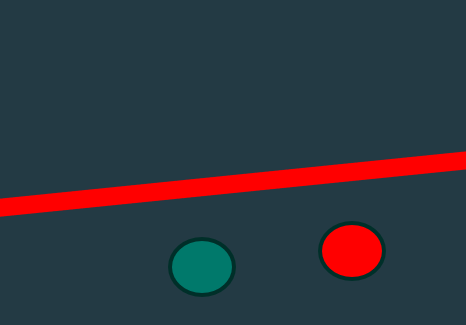
#> input picture assets/Task1/Red (4).png, 466 x 325 px
$ jupyter execute --allow-errors Tasks_3.ipynb
#> lines starting #> are read from the running program, lines starting #| are printed output that depends on the picture; after the words box and inside, x2 and y2 are one past the last pixel; in counts of white or black regions, pixels touching at a corner belong together
# Session 3 Tasks

[cell 1]
# Prequisites
import numpy as np
import matplotlib.pyplot as plt
import cv2

## Task 1

Testing line detection (No need to run)

[cell 2]
# Show result of hough transforms on images
# apply hough transform to image shapes.jpg
img = cv2.imread('./assets/Task1/Red (4).png')
#> img is the input picture: shape (325, 466, 3); mean B, G, R 63.5, 54.7, 49.9
img=cv2.GaussianBlur(img,(3,3),100)
# plt.imshow(cv2.cvtColor(img, cv2.COLOR_RGB2BGR))
# plt.show()

# Convert to grayscale
gray = cv2.cvtColor(img, cv2.COLOR_BGR2GRAY)
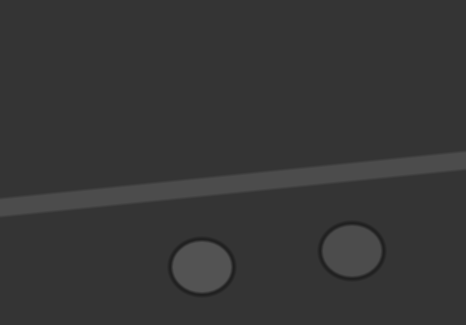
#> gray: shape (325, 466); min 32, max 83, mean 54
# Apply one shot filter
canny = cv2.Canny(gray, 2, 70)
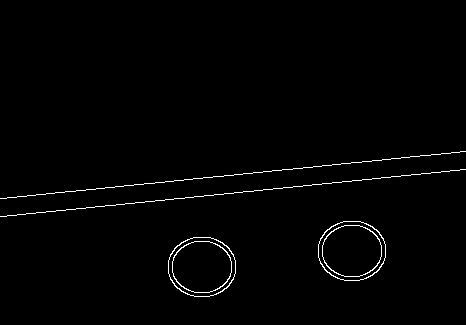
#> canny: shape (325, 466); 1.2% white in thin lines or dots, all inside (x1, y1, x2, y2) = (0, 151, 466, 297)
# Show image
# plt.imshow(canny, cmap='gray')
# plt.show()
# Apply hough transform
lines = cv2.HoughLinesP(canny, 1, np.pi/180,7,minLineLength=5,maxLineGap=10)
#> lines = 94 rows, first 6: [133, 185, 465, 151], [134, 203, 465, 169], [2, 216, 362, 179], [0, 198, 303, 167], [323, 234, 357, 221], [335, 277, 373, 274]
# lines = cv2.HoughLines(canny, 1, np.pi/180, 100)
# print(lines.shape)
# Draw lines on blank image
blank = np.zeros((323,470, 3), int)
#> (the rest of this cell did not finish here and is left out)

Task

[cell 3]
# Read Image
img = cv2.imread('./assets/Task1/Red (6).png')
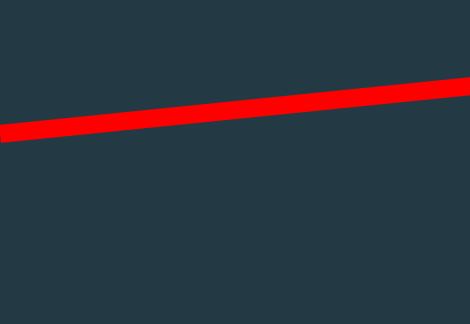
#> input picture assets/Task1/Red (6).png, 470 x 324 px
#> img is the input picture: shape (324, 470, 3); mean B, G, R 64.2, 54.8, 47.3
img=cv2.GaussianBlur(img,(3,3),100)
plt.imshow(cv2.cvtColor(img, cv2.COLOR_RGB2BGR))
plt.show()

# Threshold the Red color in image
lowcolor = (0,0,200)
highcolor = (50,50,255)
thresh = cv2.inRange(img, lowcolor, highcolor)
#> thresh: shape (324, 470); 5.1% white; 1 white region, box (x1, y1, x2, y2) and area: (0, 78, 470, 142) 7806

# Apply one shot filter
canny = cv2.Canny(thresh, 2, 70)
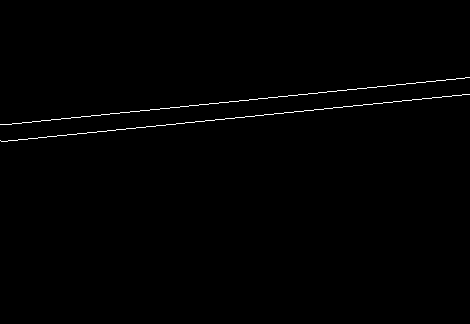
#> canny: shape (324, 470); 0.62% white in thin lines or dots, all inside (x1, y1, x2, y2) = (0, 77, 470, 142)
# Show image
plt.imshow(canny, cmap='gray')
plt.show()

 # Draw lines on blank image
blank = np.zeros(img.shape, int)

# Apply hough transform
lines = cv2.HoughLinesP(canny, 1, np.pi/180,7,minLineLength=20,maxLineGap=10)       # Min length 20 so Circles
#> lines = [[56, 136, 464, 94], [11, 124, 467, 77], [287, 96, 469, 77], [2, 124, 239, 100], [6, 141, 78, 133], [1, 141, 29, 138], [411, 100, 467, 94], [55, 136, 136, 127], [121, 129, 148, 126]]
#> (the rest of this cell did not finish here and is left out)

[cell 4]
# Check if line needed if big circles but for now setting min length to 20 solves it

# Get minimum point
if lines is not None:
    reshaped = lines.reshape((-1, 2))
#> reshaped = 18 rows, first 8: [56, 136], [464, 94], [11, 124], [467, 77], [287, 96], [469, 77], [2, 124], [239, 100]
    # Use the sorted indices to sort the original array
    sorted_lines = reshaped[reshaped[:, 1].argsort()]
#> sorted_lines = 18 rows, first 8: [467, 77], [469, 77], [464, 94], [467, 94], [287, 96], [239, 100], [411, 100], [11, 124]
    # print(sorted_lines)
    distance = img.shape[0] - sorted_lines[-1][1]
#> distance = 183
    print("Distance from bottom of image: ", distance)
#| Distance from bottom of image:  183
else:
    print("No border")

## Task 2

[cell 5]
# Read image
path = "./assets/Task2/9B6hJ.jpg"
img = cv2.imread(path, 0)
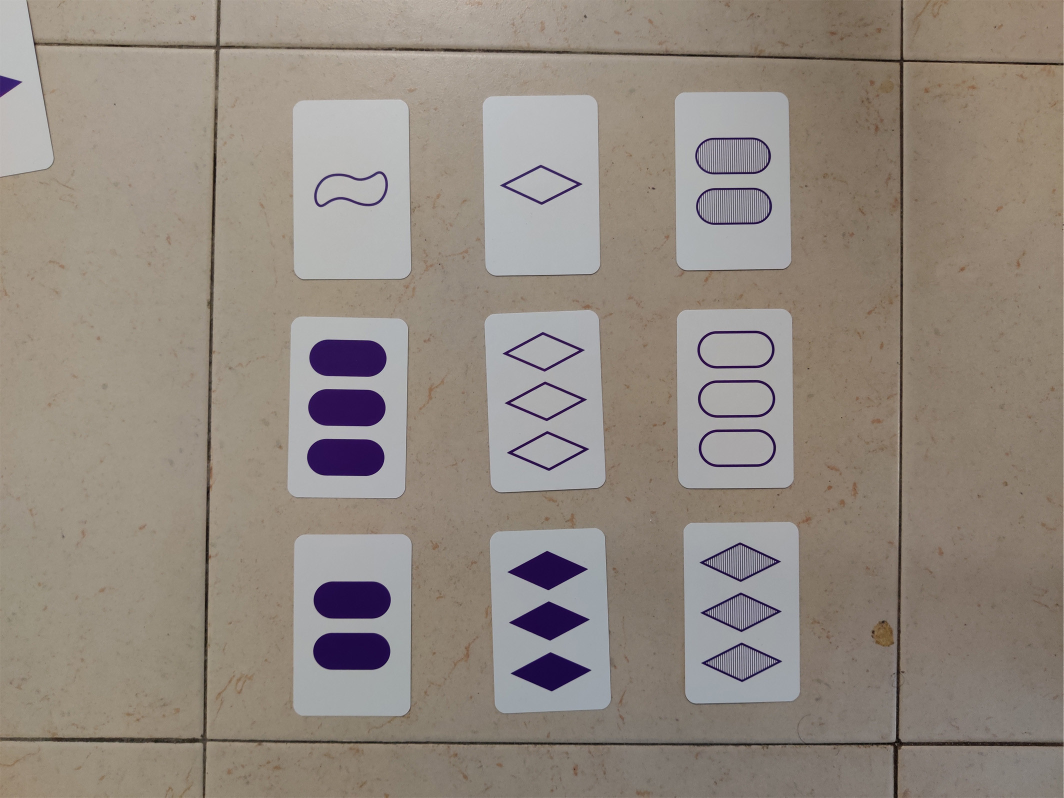
#> input picture assets/Task2/9B6hJ.jpg, 2127 x 1595 px (shown at 1/2 size)
#> img: shape (1595, 2127); min 1, max 206, mean 139
original = cv2.imread(path)
#> original is the input picture: shape (1595, 2127, 3); mean B, G, R 128, 137.1, 146.6

plt.imshow(cv2.cvtColor(original, cv2.COLOR_RGB2BGR))
plt.show()

# Apply one shot filter
# canny = cv2.Canny(img, 80, 160)
blur = cv2.bilateralFilter(img,5,50,50)
canny = cv2.Canny(blur, 50, 200)
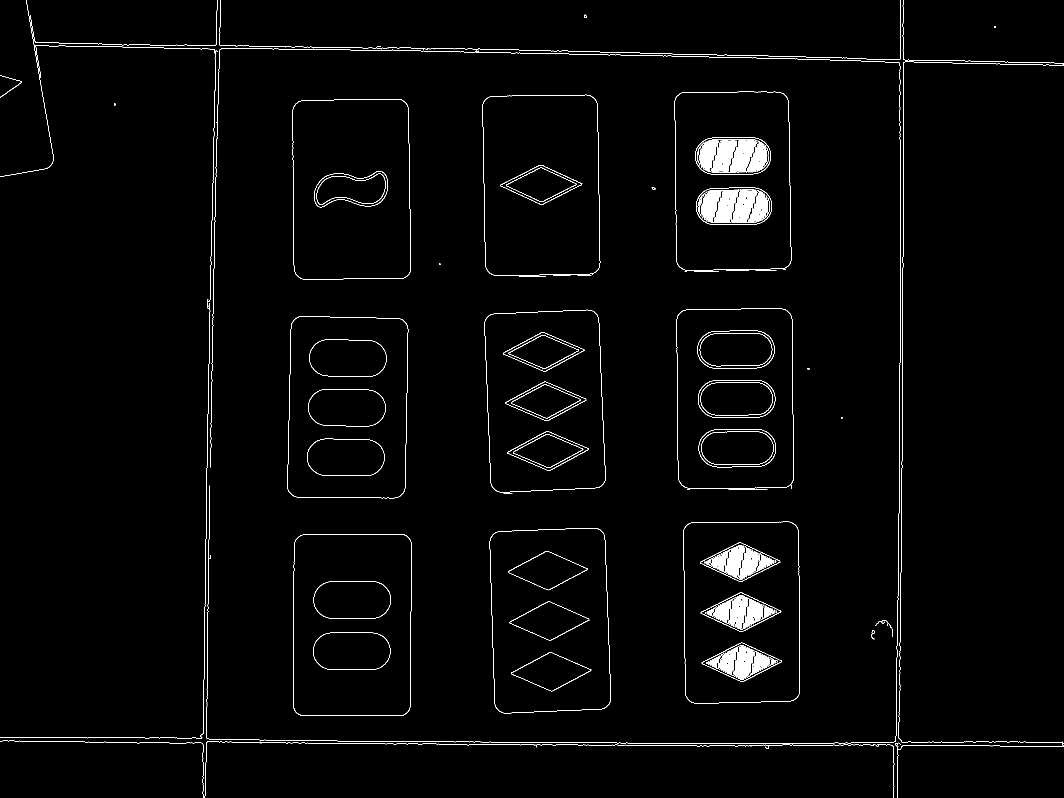
#> canny: shape (1595, 2127) (shown at 1/2 size); 1.6% white in thin lines or dots
# Show image
plt.imshow(canny, cmap='gray')
plt.show()

[cell 6]
# Get contours
contours, hierarchy = cv2.findContours(canny, cv2.RETR_TREE, cv2.CHAIN_APPROX_SIMPLE)
#> contours = 338 contours, 116 with area under 20; largest, box (x1, y1, x2, y2) and area: (586, 1068, 824, 1432) 84750, (586, 1068, 824, 1432) 84711, (574, 632, 817, 997) 84200, (574, 632, 817, 997) 84158, (979, 1056, 1222, 1427) 83698

blank = np.zeros(img.shape)
for contour in contours:
    cont = cv2.approxPolyDP(contour, 0.01* cv2.arcLength(contour, True), True)
    cv2.drawContours(blank, [cont], -1, (255,255,255), 3)
#> this loop made 338 passes
#> cont on passes 2, 3, 8: [[409, 1594], [420, 1482], [1757, 1491], [420, 1482]], [[0, 1482], [402, 1485], [406, 1594], [402, 1485]], [[598, 1072], [589, 1421], [809, 1429], [819, 1077]]
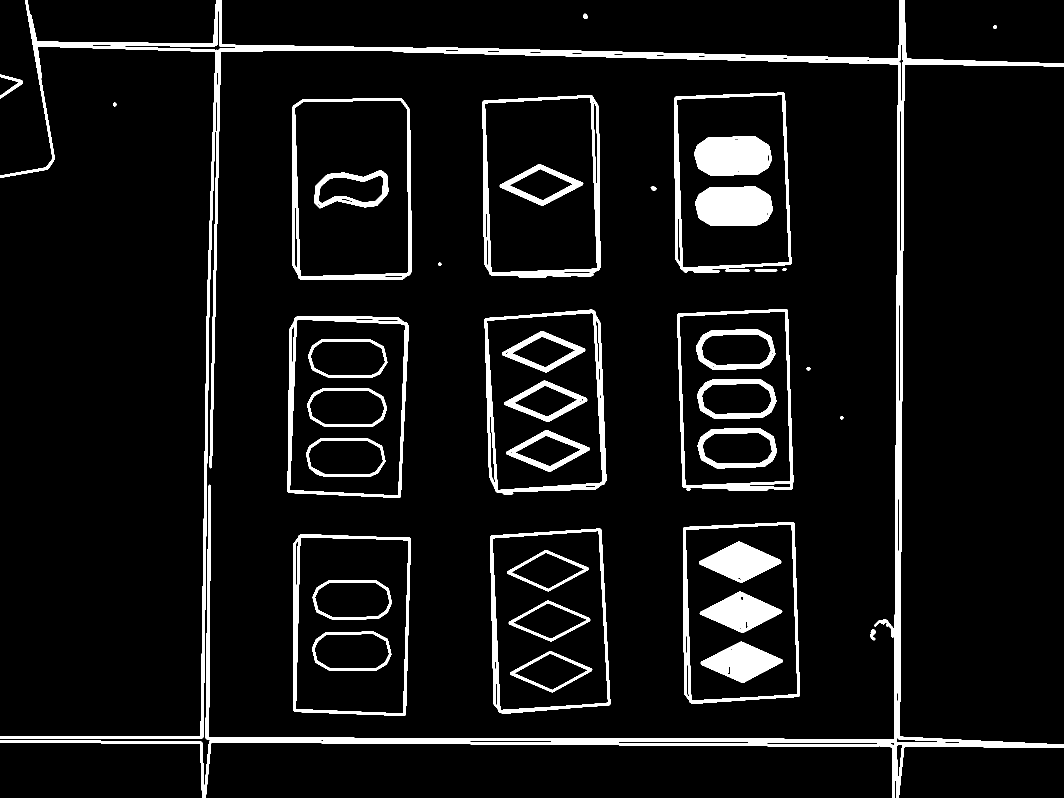
#> blank: shape (1595, 2127) float64 (shown at 1/2 size); 7.2% white; 45 white regions, largest, box (x1, y1, x2, y2) and area: (0, 0, 2127, 1595) 63964, (0, 0, 437, 1478) 16724, (1390, 373, 1546, 452) 10556
plt.imshow(blank, cmap='gray')
plt.show()

# Filter small contours
def good_cont(index):
    global contours, hierarchy
    ret = False
    min_area = 3000
    min_peri = 500
    cont = contours[index]

    peri = cv2.arcLength(cont, True)
    cont = cv2.approxPolyDP(cont, 0.01* peri, True)
    area = cv2.contourArea(cont)
    # if area > min_area :#and len(cont) in [4, 5]: # Get length of contour
    if (area > min_area and peri > min_peri) and hierarchy[0][index][3] == -1 and hierarchy[0][index][2] != -1: #and len(cont) in [4,5]:
        # print("Contour is:",contour, "_________")
        ret = True

    return ret

mask = np.zeros(img.shape, np.uint8)
for i in range(len(contours)):
    if good_cont(i):
        # cv2.drawContours(mask, [contours[i]], -1, (255,255,255), 3)
        cv2.drawContours(mask, [contours[i]], -1, (255,255,255), -1)
#> this loop made 338 passes
#> (ret in good_cont, peri in good_cont, area in good_cont) on passes 1, 5, 6: (False, 277.4, 35.5), (False, 21.31, 25), (False, 18.97, 22)
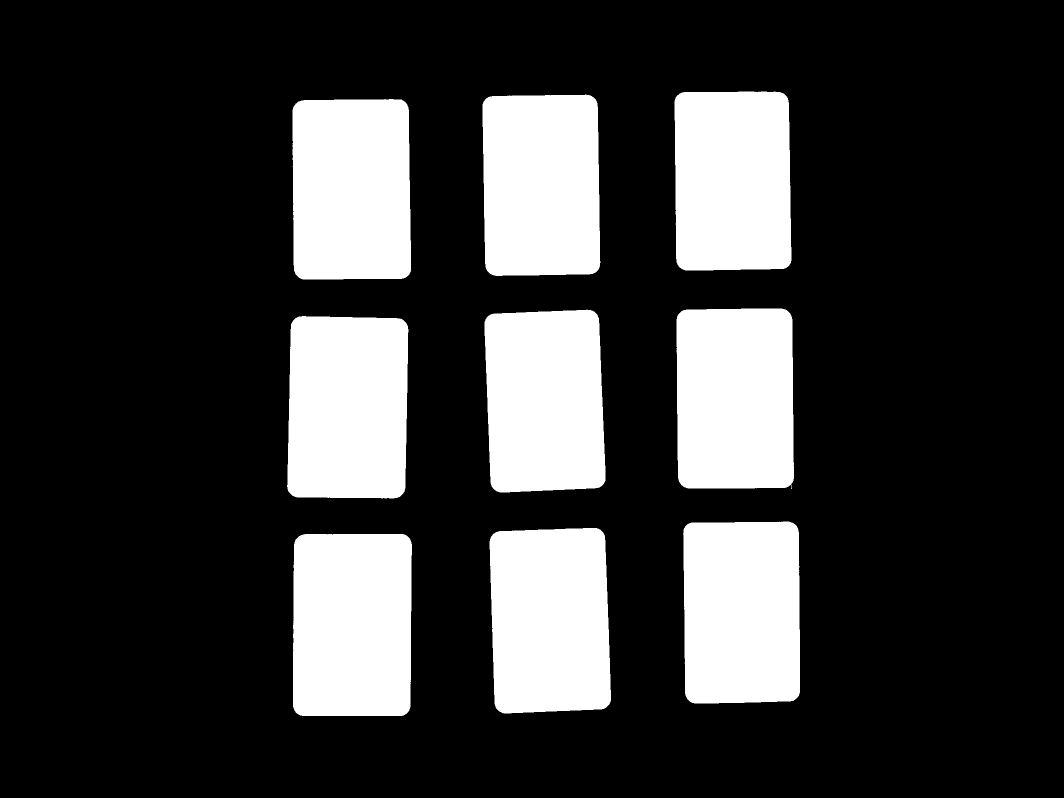
#> mask: shape (1595, 2127) (shown at 1/2 size); 22.1% white; 9 white regions, largest, box (x1, y1, x2, y2) and area: (586, 1068, 824, 1432) 85323, (574, 632, 817, 997) 84770, (979, 1056, 1222, 1427) 84268


plt.imshow(mask, cmap='gray')
plt.show()

[cell 7]
# Apply mask to image
print(original.shape, mask.shape)
#| (1595, 2127, 3) (1595, 2127)
masked_image= cv2.bitwise_and(original, original, mask=mask)
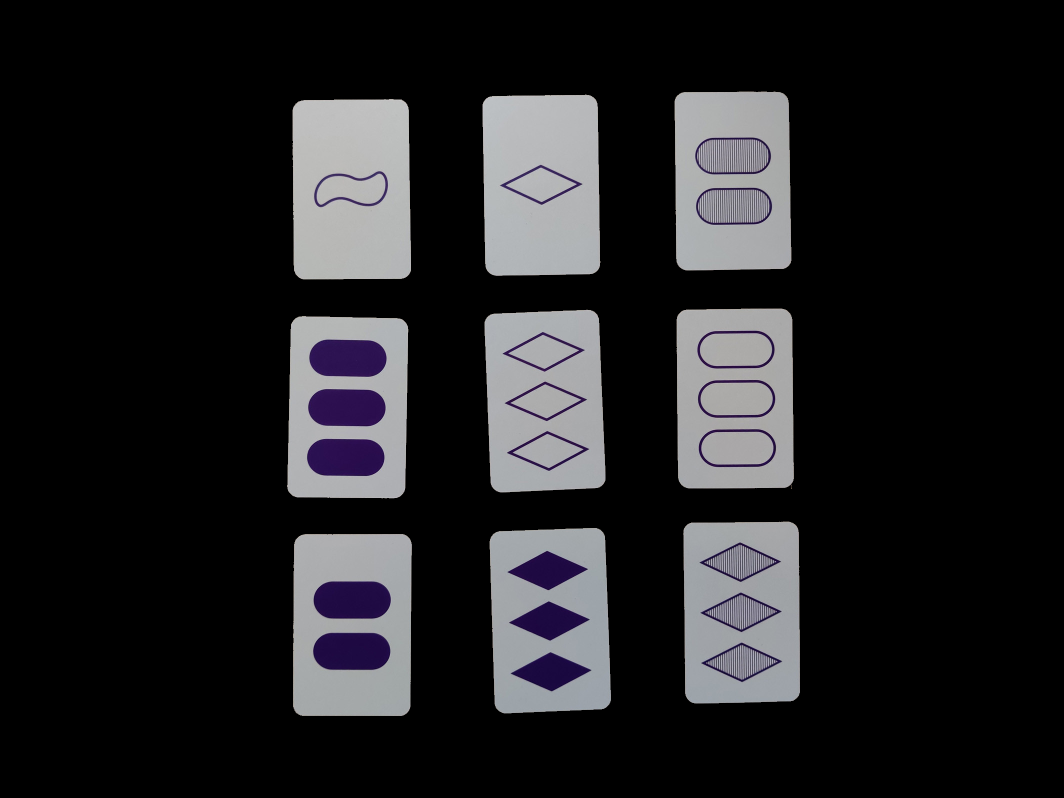
#> masked_image: shape (1595, 2127, 3) (shown at 1/2 size); mean B, G, R 35.7, 33.7, 34
plt.imshow(cv2.cvtColor(masked_image, cv2.COLOR_RGB2BGR))
plt.show()
